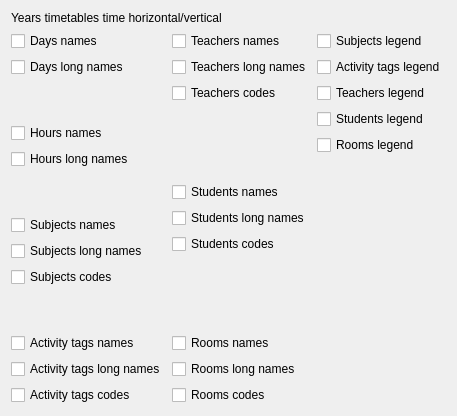
     <widget class="QWidget" name="tabWidgetPage9">
      <attribute name="title">
       <string>9</string>
      </attribute>
      <layout class="QGridLayout" name="gridLayout_10">
       <item row="1" column="0">
        <layout class="QVBoxLayout" name="verticalLayout_11">
         <item>
          <widget class="QCheckBox" name="yearsTimeHVDaysNamesCheckBox">
           <property name="text">
            <string>Days names</string>
           </property>
          </widget>
         </item>
         <item>
          <widget class="QCheckBox" name="yearsTimeHVDaysLongNamesCheckBox">
           <property name="text">
            <string>Days long names</string>
           </property>
          </widget>
         </item>
         <item>
          <spacer name="verticalSpacer_29">
           <property name="orientation">
            <enum>Qt::Vertical</enum>
           </property>
           <property name="sizeHint" stdset="0">
            <size>
             <width>20</width>
             <height>40</height>
            </size>
           </property>
          </spacer>
         </item>
         <item>
          <widget class="QCheckBox" name="yearsTimeHVHoursNamesCheckBox">
           <property name="text">
            <string>Hours names</string>
           </property>
          </widget>
         </item>
         <item>
          <widget class="QCheckBox" name="yearsTimeHVHoursLongNamesCheckBox">
           <property name="text">
            <string>Hours long names</string>
           </property>
          </widget>
         </item>
         <item>
          <spacer name="verticalSpacer_30">
           <property name="orientation">
            <enum>Qt::Vertical</enum>
           </property>
           <property name="sizeHint" stdset="0">
            <size>
             <width>20</width>
             <height>40</height>
            </size>
           </property>
          </spacer>
         </item>
         <item>
          <widget class="QCheckBox" name="yearsTimeHVSubjectsNamesCheckBox">
           <property name="text">
            <string>Subjects names</string>
           </property>
          </widget>
         </item>
         <item>
          <widget class="QCheckBox" name="yearsTimeHVSubjectsLongNamesCheckBox">
           <property name="text">
            <string>Subjects long names</string>
           </property>
          </widget>
         </item>
         <item>
          <widget class="QCheckBox" name="yearsTimeHVSubjectsCodesCheckBox">
           <property name="text">
            <string>Subjects codes</string>
           </property>
          </widget>
         </item>
         <item>
          <spacer name="verticalSpacer_31">
           <property name="orientation">
            <enum>Qt::Vertical</enum>
           </property>
           <property name="sizeHint" stdset="0">
            <size>
             <width>20</width>
             <height>40</height>
            </size>
           </property>
          </spacer>
         </item>
         <item>
          <widget class="QCheckBox" name="yearsTimeHVActivityTagsNamesCheckBox">
           <property name="text">
            <string>Activity tags names</string>
           </property>
          </widget>
         </item>
         <item>
          <widget class="QCheckBox" name="yearsTimeHVActivityTagsLongNamesCheckBox">
           <property name="text">
            <string>Activity tags long names</string>
           </property>
          </widget>
         </item>
         <item>
          <widget class="QCheckBox" name="yearsTimeHVActivityTagsCodesCheckBox">
           <property name="text">
            <string>Activity tags codes</string>
           </property>
          </widget>
         </item>
        </layout>
       </item>
       <item row="1" column="1">
        <layout class="QVBoxLayout" name="verticalLayout_12">
         <item>
          <widget class="QCheckBox" name="yearsTimeHVTeachersNamesCheckBox">
           <property name="text">
            <string>Teachers names</string>
           </property>
          </widget>
         </item>
         <item>
          <widget class="QCheckBox" name="yearsTimeHVTeachersLongNamesCheckBox">
           <property name="text">
            <string>Teachers long names</string>
           </property>
          </widget>
         </item>
         <item>
          <widget class="QCheckBox" name="yearsTimeHVTeachersCodesCheckBox">
           <property name="text">
            <string>Teachers codes</string>
           </property>
          </widget>
         </item>
         <item>
          <spacer name="verticalSpacer_32">
           <property name="orientation">
            <enum>Qt::Vertical</enum>
           </property>
           <property name="sizeHint" stdset="0">
            <size>
             <width>20</width>
             <height>40</height>
            </size>
           </property>
          </spacer>
         </item>
         <item>
          <widget class="QCheckBox" name="yearsTimeHVStudentsNamesCheckBox">
           <property name="text">
            <string>Students names</string>
           </property>
          </widget>
         </item>
         <item>
          <widget class="QCheckBox" name="yearsTimeHVStudentsLongNamesCheckBox">
           <property name="text">
            <string>Students long names</string>
           </property>
          </widget>
         </item>
         <item>
          <widget class="QCheckBox" name="yearsTimeHVStudentsCodesCheckBox">
           <property name="text">
            <string>Students codes</string>
           </property>
          </widget>
         </item>
         <item>
          <spacer name="verticalSpacer_33">
           <property name="orientation">
            <enum>Qt::Vertical</enum>
           </property>
           <property name="sizeHint" stdset="0">
            <size>
             <width>20</width>
             <height>40</height>
            </size>
           </property>
          </spacer>
         </item>
         <item>
          <widget class="QCheckBox" name="yearsTimeHVRoomsNamesCheckBox">
           <property name="text">
            <string>Rooms names</string>
           </property>
          </widget>
         </item>
         <item>
          <widget class="QCheckBox" name="yearsTimeHVRoomsLongNamesCheckBox">
           <property name="text">
            <string>Rooms long names</string>
           </property>
          </widget>
         </item>
         <item>
          <widget class="QCheckBox" name="yearsTimeHVRoomsCodesCheckBox">
           <property name="text">
            <string>Rooms codes</string>
           </property>
          </widget>
         </item>
        </layout>
       </item>
       <item row="1" column="2">
        <layout class="QVBoxLayout" name="verticalLayout_39">
         <item>
          <widget class="QCheckBox" name="yearsTimeHVSubjectsLegendCheckBox">
           <property name="text">
            <string>Subjects legend</string>
           </property>
          </widget>
         </item>
         <item>
          <widget class="QCheckBox" name="yearsTimeHVActivityTagsLegendCheckBox">
           <property name="text">
            <string>Activity tags legend</string>
           </property>
          </widget>
         </item>
         <item>
          <widget class="QCheckBox" name="yearsTimeHVTeachersLegendCheckBox">
           <property name="text">
            <string>Teachers legend</string>
           </property>
          </widget>
         </item>
         <item>
          <widget class="QCheckBox" name="yearsTimeHVStudentsLegendCheckBox">
           <property name="text">
            <string>Students legend</string>
           </property>
          </widget>
         </item>
         <item>
          <widget class="QCheckBox" name="yearsTimeHVRoomsLegendCheckBox">
           <property name="text">
            <string>Rooms legend</string>
           </property>
          </widget>
         </item>
         <item>
          <spacer name="verticalSpacer_96">
           <property name="orientation">
            <enum>Qt::Vertical</enum>
           </property>
           <property name="sizeHint" stdset="0">
            <size>
             <width>20</width>
             <height>40</height>
            </size>
           </property>
          </spacer>
         </item>
        </layout>
       </item>
       <item row="0" column="0" colspan="3">
        <widget class="QLabel" name="label_9">
         <property name="text">
          <string>Years timetables time horizontal/vertical</string>
         </property>
        </widget>
       </item>
      </layout>
     </widget>
